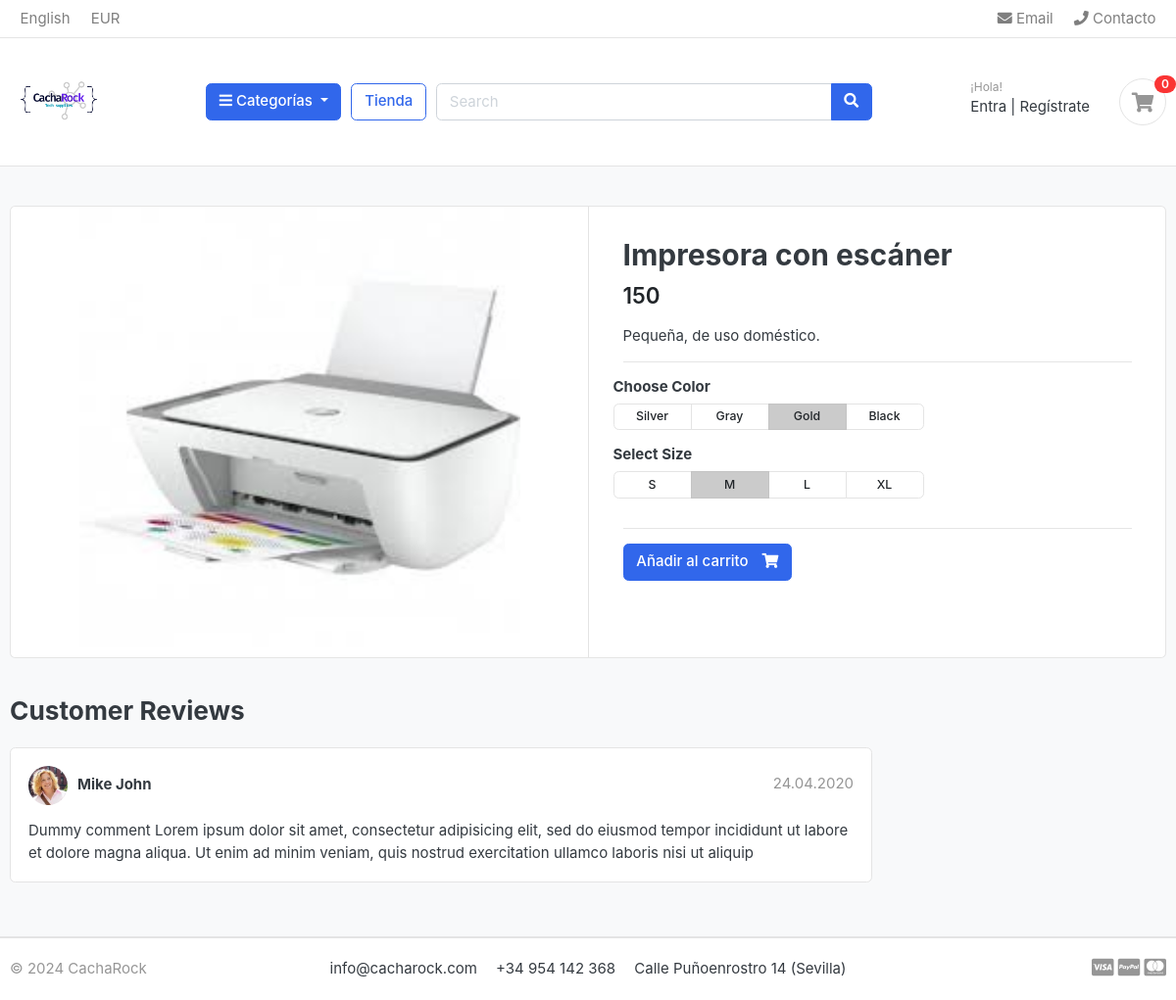
Page /tienda/impresoras-y-escaneres/impresora-con-escaner/ on the committed database.
### tienda/models.py (models this page shows, shortened)
class Producto(models.Model):
    nombre_producto = models.CharField(max_length=200, unique=True)
    slug = models.SlugField(max_length=200, unique=True)
    descripcion_producto = models.TextField(max_length=500, blank=True)
    precio = models.IntegerField()
    imagen = models.ImageField(upload_to='imagenes/productos')
    stock_maximo = models.IntegerField(default=0)
    stock_disponible = models.IntegerField()
    disponibilidad = models.BooleanField(default=True)
    categoria = models.ForeignKey(Categoria, on_delete=models.CASCADE)
    fecha_creacion = models.DateTimeField(auto_now_add=True)
    fecha_modificacion = models.DateTimeField(auto_now=True)

### tienda/views.py (the view)
# urls.py: path('<slug:categoria_slug>/<slug:producto_slug>/', views.detalle_producto, name='detalle_producto'),
def detalle_producto(request, categoria_slug, producto_slug):
    try:
        producto_unico = Producto.objects.get(categoria__slug=categoria_slug, slug=producto_slug)
        in_cart = CartItem.objects.filter(cart__cart_id = _cart_id(request), producto=producto_unico).exists() # Si el item ya está en el carrito, True. Si no lo está, False.
    except Exception as e:
        raise e
    context = {
        'producto_unico': producto_unico,
        'in_cart' : in_cart,
    }
    return render(request, 'tienda/detalle_producto.html', context)

### carts/views.py (called while the page is built)
def _cart_id(request):
    cart = request.session.session_key
    if not cart:
        cart = request.session.create()
    return cart

### categoria/context_processors.py (called while the page is built)
def menu_links(request):
    links = Categoria.objects.all()
    return dict(links=links)

### categoria/models.py (called while the page is built)
    def get_url(self):
        return reverse('productos_por_categoria', args=[self.slug])

### templates/tienda/detalle_producto.html (shortened to what this page needs)
{% extends "base.html" %}
{% load static %}
{% block content %}
<section class="section-content padding-y bg">
    <div class="container">
    <div class="card">
        <div class="row no-gutters">
            <aside class="col-md-6">
    <article class="gallery-wrap">
        <div class="img-big-wrap">
           <a href="#"><img src=" {{ producto_unico.imagen.url }} "></a>
        </div>
    </article>
            </aside>
            <main class="col-md-6 border-left">
    <article class="content-body">
    <h2 class="title">{{ producto_unico.nombre_producto }}</h2>
    <div class="mb-3">
        <var class="price h4">{{ producto_unico.precio }}</var>
    </div>
    <p> {{ producto_unico.descripcion_producto }} </p>
    <hr>
        <div class="row">
            <div class="item-option-select">
                <h6>Choose Color</h6>
                <div class="btn-group btn-group-sm btn-group-toggle" data-toggle="buttons">
                  <label class="btn btn-light">
                    <input type="radio" name="radio_color"> Silver
                  </label>
                  <label class="btn btn-light">
                    <input type="radio" name="radio_color" > Gray
                  </label>
                  <label class="btn btn-light active">
                    <input type="radio" name="radio_color checked"> Gold
                  </label>
                  <label class="btn btn-light">
                    <input type="radio" name="radio_color"> Black
                  </label>
                </div>
            </div>
        </div>
        <div class="row">
            <div class="item-option-select">
                <h6>Select Size</h6>
                <div class="btn-group btn-group-sm btn-group-toggle" data-toggle="buttons">
                  <label class="btn btn-light">
                    <input type="radio" name="radio_color"> S
                  </label>
                  <label class="btn btn-light active">
                    <input type="radio" name="radio_color" checked> M
                  </label>
                  <label class="btn btn-light">
                    <input type="radio" name="radio_color"> L
                  </label>
                  <label class="btn btn-light">
                    <input type="radio" name="radio_color"> XL
                  </label>
                </div>
            </div>
        </div>
        <hr>
        {% if producto_unico.stock_disponible <= 0 %}
          <h5 class="text-danger">Agotado</h5>
          {% else %}
            {% if in_cart %}
            <a href="{% url 'add_cart' producto_unico.id %}" class="btn  btn-primary"> <span class="text">Añadir al carrito</span> <i class="fas fa-shopping-cart"></i>  </a>
            {% endif %}
        {% endif %}
    </article>
            </main>
        </div>
    </div>
    <br>
    <div class="row">
                <div class="col-md-9">
        <header class="section-heading">
            <h3>Customer Reviews </h3>
        </header>
        <article class="box mb-3">
            <div class="icontext w-100">
                <img src="{% static './images/avatars/avatar1.jpg' %}" class="img-xs icon rounded-circle">
                <div class="text">
                    <span class="date text-muted float-md-right">24.04.2020 </span>
                    <h6 class="mb-1">Mike John </h6>
                </div>
            </div>
            <div class="mt-3">
                <p>
                    Dummy comment Lorem ipsum dolor sit amet, consectetur adipisicing elit, sed do eiusmod
                    tempor incididunt ut labore et dolore magna aliqua. Ut enim ad minim veniam,
                    quis nostrud exercitation ullamco laboris nisi ut aliquip
                </p>
            </div>
        </article>
        </div>
    </div>
    </div>
    </section>
{% endblock content %}

### eshop/static/css/ui.css (style rules this page uses)
html { font-family: "Inter", sans-serif; font-size: 15px; }
.content-body { flex: 1 1 auto; padding: 2rem 2.3rem; }
.img-xs, .img-sm, .img-md, .img-lg { -o-object-fit: cover; object-fit: cover; flex-shrink: 0; flex-grow: 0; }
.img-xs { width: 40px; height: 40px; }
.padding-y { padding-top: 40px; padding-bottom: 40px; }
var { font-style: normal; }
article:after, .form-group:after { display: block; clear: both; content: ""; }
.bg { background-color: #f8f9fa; }
.section-heading { margin-bottom: 20px; margin-top: 15px; }
p:last-child { margin-bottom: 0; }
.btn-light { background-color: #fff; border-color: #e4e4e4; }
.btn .text + i { margin-left: 10px; }
.icontext { display: inline-flex; align-items: center; vertical-align: middle; }
.icontext .text { width: 100%; line-height: 1.2; }
.icontext .icon { position: relative; margin-right: 10px; flex-shrink: 0; flex-grow: 0; }
.price { font-weight: 600; color: #212529; }
.box { padding: 18px; background: #fff; border-radius: 0.37rem; border: 1px solid #e4e4e4; }
.box img { max-width: 100%; }
.gallery-wrap .img-big-wrap { margin-bottom: 10px; border-radius: 0.37rem; overflow: hidden; background-color: #fff; }
.gallery-wrap .img-big-wrap a { text-align: center; display: block; }
.gallery-wrap .img-big-wrap img { height: 450px; width: auto; display: inline-block; }
.item-option-select { margin-bottom: 1rem; display: inline-block; margin-right: 15px; }
.item-option-select .btn { min-width: 80px; }

### rows in the picture
Producto: imagen (picture), nombre_producto "Impresora con escáner", precio "150", descripcion_producto "Pequeña, de uso doméstico."
